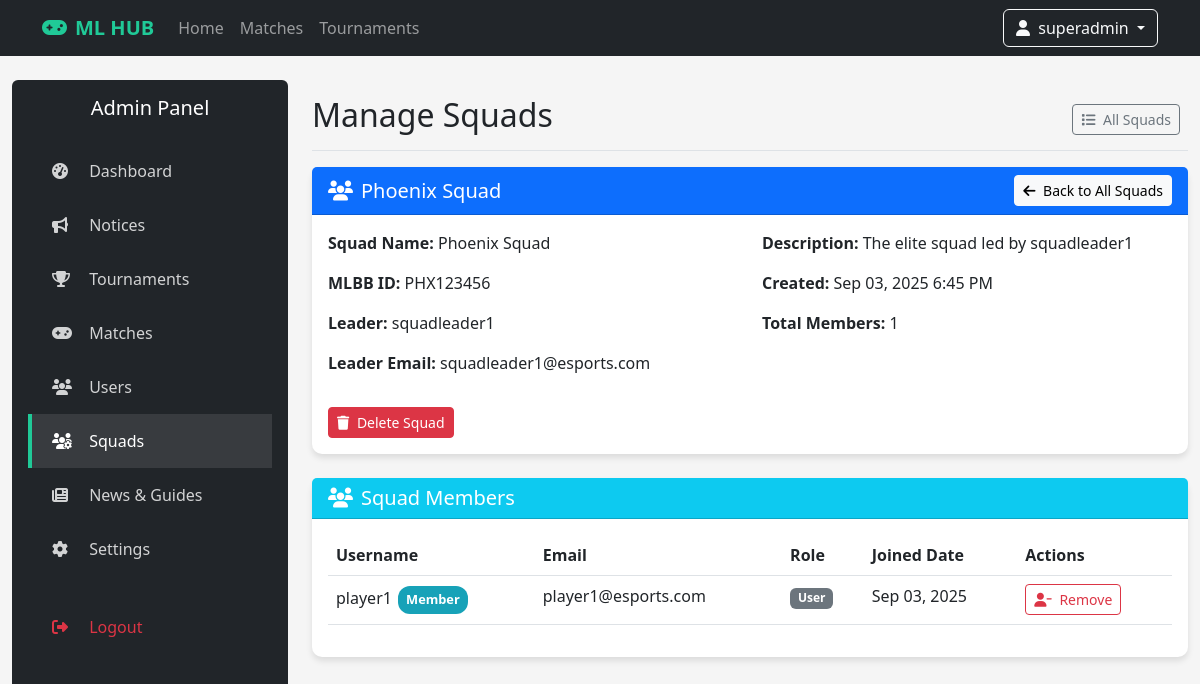
The app's page /manage_squads.php?squad_id=1 (signed in) with its own data.
### tables this page shows
CREATE TABLE IF NOT EXISTS squads (
    id INT AUTO_INCREMENT PRIMARY KEY,
    name VARCHAR(100) UNIQUE NOT NULL,
    mlbb_id VARCHAR(50) NOT NULL,
    leader_id INT NOT NULL,
    description TEXT,
    logo_url VARCHAR(255),
    created_at TIMESTAMP DEFAULT CURRENT_TIMESTAMP,
    updated_at TIMESTAMP DEFAULT CURRENT_TIMESTAMP ON UPDATE CURRENT_TIMESTAMP,
    FOREIGN KEY (leader_id) REFERENCES users(id) ON DELETE CASCADE
);

CREATE TABLE IF NOT EXISTS users (
    id INT AUTO_INCREMENT PRIMARY KEY,
    username VARCHAR(50) UNIQUE NOT NULL,
    email VARCHAR(100) UNIQUE NOT NULL,
    password VARCHAR(255) NOT NULL,
    full_name VARCHAR(100),
    bio TEXT,
    avatar_url VARCHAR(500),
    banner_url VARCHAR(500),
    role ENUM('user', 'squad_leader', 'admin', 'super_admin') DEFAULT 'user',
    is_verified BOOLEAN DEFAULT FALSE,
    last_active TIMESTAMP NULL,
    created_at TIMESTAMP DEFAULT CURRENT_TIMESTAMP,
    updated_at TIMESTAMP DEFAULT CURRENT_TIMESTAMP ON UPDATE CURRENT_TIMESTAMP
);

CREATE TABLE IF NOT EXISTS squad_members (
    id INT AUTO_INCREMENT PRIMARY KEY,
    squad_id INT NOT NULL,
    user_id INT NOT NULL,
    joined_at TIMESTAMP DEFAULT CURRENT_TIMESTAMP,
    FOREIGN KEY (squad_id) REFERENCES squads(id) ON DELETE CASCADE,
    FOREIGN KEY (user_id) REFERENCES users(id) ON DELETE CASCADE,
    UNIQUE KEY unique_membership (squad_id, user_id)
);

### manage_squads.php (the view, shortened to what this page needs)
<?php
require_once 'config.php';
$username = $_SESSION['username'];
$userRole = $_SESSION['role'];
try {
    $selectedSquad = null;
    $squadMembers = [];
    if (isset($_GET['squad_id'])) {
        $squadId = $_GET['squad_id'];
        $squadQuery = $pdo->prepare("
            SELECT s.*, u.username as leader_name, u.email as leader_email
            FROM squads s
            LEFT JOIN users u ON s.leader_id = u.id
            WHERE s.id = ?
        ");
        $squadQuery->execute([$squadId]);
        $selectedSquad = $squadQuery->fetch();
        if ($selectedSquad) {
            $membersQuery = $pdo->prepare("
                SELECT u.id, u.username, u.email, u.role, sm.joined_at
                FROM users u
                JOIN squad_members sm ON u.id = sm.user_id
                WHERE sm.squad_id = ?
                ORDER BY sm.joined_at DESC
            ");
            $membersQuery->execute([$squadId]);
            $squadMembers = $membersQuery->fetchAll();
        }
    }
} catch (PDOException $e) {
    error_log("Error fetching squads data: " . $e->getMessage());
    $squads = [];
    $selectedSquad = null;
    $squadMembers = [];
}
?>
<!DOCTYPE html>
<html lang="en">
<head>
    <link href="https://cdn.jsdelivr.net/npm/bootstrap@5.3.0/dist/css/bootstrap.min.css" rel="stylesheet">
    <link rel="stylesheet" href="https://cdnjs.cloudflare.com/ajax/libs/font-awesome/6.4.0/css/all.min.css">
</head>
<body>
    <nav class="navbar navbar-expand-lg navbar-dark sticky-top">
        <div class="container">
            <a class="navbar-brand" href="index.php">
                <i class="fas fa-gamepad me-2"></i>ML HUB
            </a>
            <div class="collapse navbar-collapse" id="navbarNav">
                <ul class="navbar-nav me-auto">
                    <li class="nav-item">
                        <a class="nav-link" href="index.php">Home</a>
                    </li>
                    <li class="nav-item">
                        <a class="nav-link" href="matches.php">Matches</a>
                    </li>
                    <li class="nav-item">
                        <a class="nav-link" href="tournaments.php">Tournaments</a>
                    </li>
                </ul>
                <div class="d-flex align-items-center">
                    <div class="dropdown">
                        <a class="btn btn-outline-light dropdown-toggle" href="#" role="button" data-bs-toggle="dropdown">
                            <i class="fas fa-user me-1"></i> <?php echo htmlspecialchars($username); ?>
                        </a>
                    </div>
                </div>
            </div>
        </div>
    </nav>
    <div class="container-fluid mt-4">
        <div class="row">
            <div class="col-lg-3 d-none d-lg-block">
                <div class="sidebar rounded p-3">
                    <h5 class="text-center mb-4">Admin Panel</h5>
                    <ul class="nav flex-column">
                        <li class="nav-item">
                            <a class="nav-link" href="admin_dashboard.php">
                                <i class="fas fa-tachometer-alt me-2"></i> Dashboard
                            </a>
                        </li>
                        <li class="nav-item">
                            <a class="nav-link" href="manage_notices.php">
                                <i class="fas fa-bullhorn me-2"></i> Notices
                            </a>
                        </li>
                        <li class="nav-item">
                            <a class="nav-link" href="manage_tournaments.php">
                                <i class="fas fa-trophy me-2"></i> Tournaments
                            </a>
                        </li>
                        <li class="nav-item">
                            <a class="nav-link" href="manage_matches.php">
                                <i class="fas fa-gamepad me-2"></i> Matches
                            </a>
                        </li>
                        <li class="nav-item">
                            <a class="nav-link" href="manage_users.php">
                                <i class="fas fa-users me-2"></i> Users
                            </a>
                        </li>
                        <li class="nav-item">
                            <a class="nav-link active" href="manage_squads.php">
                                <i class="fas fa-users-cog me-2"></i> Squads
                            </a>
                        </li>
                        <li class="nav-item">
                            <a class="nav-link" href="manage_content.php">
                                <i class="fas fa-newspaper me-2"></i> News & Guides
                            </a>
                        </li>
                        <li class="nav-item">
                            <a class="nav-link" href="settings.php">
                                <i class="fas fa-cog me-2"></i> Settings
                            </a>
                        </li>
                        <li class="nav-item mt-4">
                            <a class="nav-link text-danger" href="logout.php">
                                <i class="fas fa-sign-out-alt me-2"></i> Logout
                            </a>
                        </li>
                    </ul>
                </div>
            </div>
            <div class="col-lg-9">
                <div class="d-flex justify-content-between flex-wrap flex-md-nowrap align-items-center pt-3 pb-2 mb-3 border-bottom">
                    <h1 class="h2">Manage Squads</h1>
                    <div class="btn-toolbar mb-2 mb-md-0">
                        <div class="btn-group me-2">
                            <a href="manage_squads.php" class="btn btn-sm btn-outline-secondary">
                                <i class="fas fa-list me-1"></i> All Squads
                            </a>
                        </div>
                    </div>
                </div>
                <?php if ($selectedSquad): ?>
                <div class="card mb-4">
                    <div class="card-header bg-primary text-white d-flex justify-content-between align-items-center">
                        <h5 class="mb-0">
                            <i class="fas fa-users me-2"></i><?php echo htmlspecialchars($selectedSquad['name']); ?>
                        </h5>
                        <a href="manage_squads.php" class="btn btn-light btn-sm">
                            <i class="fas fa-arrow-left me-1"></i> Back to All Squads
                        </a>
                    </div>
                    <div class="card-body">
                        <div class="row">
                            <div class="col-md-6">
                                <p><strong>Squad Name:</strong> <?php echo htmlspecialchars($selectedSquad['name']); ?></p>
                                <p><strong>MLBB ID:</strong> <?php echo htmlspecialchars($selectedSquad['mlbb_id']); ?></p>
                                <p><strong>Leader:</strong> <?php echo htmlspecialchars($selectedSquad['leader_name']); ?></p>
                                <p><strong>Leader Email:</strong> <?php echo htmlspecialchars($selectedSquad['leader_email']); ?></p>
                            </div>
                            <div class="col-md-6">
                                <p><strong>Description:</strong> <?php echo htmlspecialchars($selectedSquad['description'] ?: 'No description provided'); ?></p>
                                <p><strong>Created:</strong> <?php echo date('M d, Y g:i A', strtotime($selectedSquad['created_at'])); ?></p>
                                <p><strong>Total Members:</strong> <?php echo count($squadMembers); ?></p>
                            </div>
                        </div>
                        <?php if ($userRole === 'super_admin'): ?>
                        <div class="mt-3">
                            <form method="post" onsubmit="return confirm('Are you sure you want to delete this squad? This action cannot be undone.');" class="d-inline">
                                <button type="submit" name="delete_squad" class="btn btn-danger btn-sm">
                                    <i class="fas fa-trash me-1"></i> Delete Squad
                                </button>
                            </form>
                        </div>
                        <?php endif; ?>
                    </div>
                </div>
                <div class="card">
                    <div class="card-header bg-info text-white">
                        <h5 class="mb-0"><i class="fas fa-users me-2"></i>Squad Members</h5>
                    </div>
                    <div class="card-body">
                        <?php if (!empty($squadMembers)): ?>
                        <div class="table-responsive">
                            <table class="table table-hover">
                                <thead>
                                    <tr>
                                        <th>Username</th>
                                        <th>Email</th>
                                        <th>Role</th>
                                        <th>Joined Date</th>
                                        <?php if ($userRole === 'super_admin'): ?>
                                        <th>Actions</th>
                                        <?php endif; ?>
                                    </tr>
                                </thead>
                                <tbody>
                                    <?php foreach ($squadMembers as $member): ?>
                                    <tr>
                                        <td>
                                            <?php echo htmlspecialchars($member['username']); ?>
                                            <?php if ($member['id'] == $selectedSquad['leader_id']): ?>
                                                <span class="member-badge badge-leader">Leader</span>
                                            <?php else: ?>
                                                <span class="member-badge badge-member">Member</span>
                                            <?php endif; ?>
                                        </td>
                                        <td><?php echo htmlspecialchars($member['email']); ?></td>
                                        <td>
                                            <span class="badge bg-secondary"><?php echo ucfirst($member['role']); ?></span>
                                        </td>
                                        <td><?php echo date('M d, Y', strtotime($member['joined_at'])); ?></td>
                                        <?php if ($userRole === 'super_admin'): ?>
                                        <td>
                                            <?php if ($member['id'] != $selectedSquad['leader_id']): ?>
                                            <form method="post" onsubmit="return confirm('Are you sure you want to remove this member from the squad?');" class="d-inline">
                                                <button type="submit" name="remove_member" class="btn btn-sm btn-outline-danger">
                                                    <i class="fas fa-user-minus me-1"></i> Remove
                                                </button>
                                            </form>
                                            <?php else: ?>
                                            <span class="text-muted">Squad Leader</span>
                                            <?php endif; ?>
                                        </td>
                                        <?php endif; ?>
                                    </tr>
                                    <?php endforeach; ?>
                                </tbody>
                            </table>
                        </div>
                        <?php else: ?>
                        <p class="text-muted">No members in this squad.</p>
                        <?php endif; ?>
                    </div>
                </div>
                <?php endif; ?>
            </div>
        </div>
    </div>
</body>
</html>

### manage_squads.php (style rules this page uses)
:root { --primary-color: #6f42c1; --secondary-color: #20c997; --dark-color: #212529; --light-color: #f8f9fa; }
body { font-family: 'Segoe UI', Tahoma, Geneva, Verdana, sans-serif; background-color: #f5f5f5; }
.navbar { background-color: var(--dark-color); }
.navbar-brand { font-weight: bold; color: var(--secondary-color) !important; }
.sidebar { background-color: var(--dark-color); color: white; height: 100vh; position: sticky; top: 0; }
.sidebar .nav-link { color: rgba(255, 255, 255, 0.8); padding: 15px 20px; border-left: 4px solid transparent; }
.sidebar .nav-link:hover, .sidebar .nav-link.active { color: white; background-color: rgba(255, 255, 255, 0.1); border-left: 4px solid var(--secondary-color); }
.sidebar .nav-link i { width: 25px; }
.card { border: none; border-radius: 10px; box-shadow: 0 4px 6px rgba(0, 0, 0, 0.1); transition: transform 0.3s ease; }
.member-badge { display: inline-block; padding: 4px 8px; border-radius: 12px; font-size: 0.8rem; font-weight: bold; margin: 2px; }
.badge-member { background-color: #17a2b8; color: white; }

### records on screen
squads: name "Phoenix Squad", mlbb "PHX123456", leader.username "squadleader1", leader.email "squadleader1@esports.com", description "The elite squad led by squadleader1", created_at "Sep 03, 2025 6:45 PM"
squad_members: user.username "player1", user.email "player1@esports.com", user.role "User", joined_at "Sep 03, 2025"

### other values on screen
$username "superadmin"
count($squadMembers) "1"
